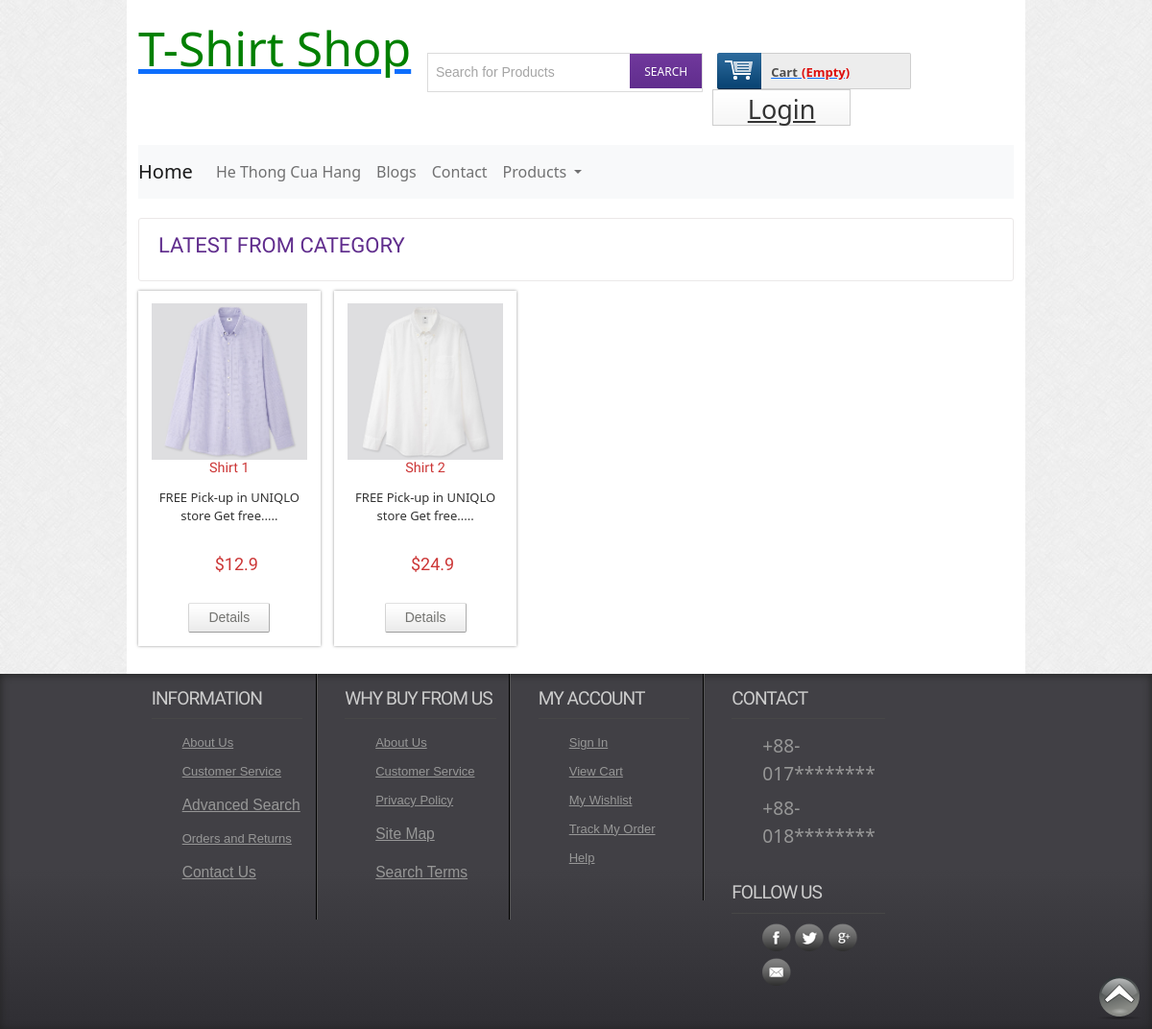
/productbycat.php?catId=1, run on the app's committed database.
### tables this page shows
CREATE TABLE `tbl_product` (
  `productId` int(11) NOT NULL,
  `productName` varchar(255) NOT NULL,
  `catId` int(11) NOT NULL,
  `brandId` int(11) NOT NULL,
  `body` text NOT NULL,
  `price` float NOT NULL,
  `image` varchar(255) NOT NULL,
  `type` tinyint(4) NOT NULL DEFAULT 0
);

### classes/Product.php (called while the page is built, shortened)
<?php
$filepath = realpath(dirname(__FILE__));
include_once($filepath.'/../lib/Database.php');
include_once($filepath.'/../helpers/Format.php');
 ?>
<?php
class Product
{
    private $db;
    public function __construct()
    {
        $this->db = new Database();
    }
    public function productByCat($catId)
    {
        $catId  = mysqli_real_escape_string($this->db->link, $catId);
        $query  = "SELECT * FROM tbl_product WHERE catId = '$catId'";
        $result = $this->db->select($query);
        return $result;
    }
}

### lib/Database.php (called while the page is built, shortened)
<?php
class Database
{
    public $host   = DB_HOST;
    public $user   = DB_USER;
    public $pass   = DB_PASS;
    public $dbname = DB_NAME;
    public $link;
    private function connectDB()
    {
        $this->link = new mysqli(
            $this->host,
            $this->user,
            $this->pass,
            $this->dbname
        );
    }
    public function select($query)
    {
        $result = $this->link->query($query) or
        die($this->link->error . __LINE__);
        if ($result->num_rows > 0) {
            return $result;
        } else {
            return false;
        }
    }
}

### helpers/Format.php (called while the page is built, shortened)
<?php
class Format
{
    public function textShorten($text, $limit = 400)
    {
        $text = $text . " ";
        $text = substr($text, 0, $limit);
        $text = substr($text, 0, strrpos($text, ' '));
        $text = $text . ".....";
        return $text;
    }
}

### productbycat.php (the view, shortened to what this page needs)
<?php include 'inc/header.php'; ?>
<?php
if (!isset($_GET['catId']) || $_GET['catId'] == null) {
    echo "<script>window.location = '404.php';</script>";
} else {
    $catId = preg_replace('/[^-a-zA-Z0-9_]/', '', $_GET['catId']);
}
 ?>
 <div class="main">
    <div class="content">
    	<div class="content_top">
    		<div class="heading">
    		<h3>Latest from Category</h3>
    		</div>
    	</div>
	      <div class="section group">
	      	<?php
              $productByCat = $pd->productByCat($catId);
              if ($productByCat) {
                  while ($result = $productByCat->fetch_assoc()) {
                      ?>
				<div class="grid_1_of_4 images_1_of_4">
					 <a href="details.php?proId=<?php echo $result['productId']; ?>"><img src="admin/<?php echo $result['image']; ?>" alt="" /></a>
					 <h2><?php echo $result['productName']; ?></h2>
					 <p><?php echo $fm->textShorten($result['body'], 40); ?></p>
					 <p><span class="price">$<?php echo $result['price']; ?></span></p>
				     <div class="button"><span><a href="details.php?proId=<?php echo $result['productId']; ?>" class="details">Details</a></span></div>
				</div>
				<?php
                  }
              } else {
                  echo "<script>window.location = '404.php';</script>";
              } ?>
			</div>
    </div>
 </div>
<?php include 'inc/footer.php'; ?>

### css/style.css (style rules this page uses)
html,body,div,span,applet,object,iframe,h1,h2,h3,h4,h5,h6,p,blockquote,pre,a,abbr,acronym,address,big,cite,code,del,dfn,em,img,ins,kbd,q,s,samp,small,strike,strong,sub,sup,tt,var,b,u,i,dl,dt,dd,ol,nav ul,nav li,fieldset,form,label,legend,table,caption,tbody,tfoot,thead,tr,th,td,article,aside,canvas,details,embed,figure,figcaption,footer,header,hgroup,menu,nav,output,ruby,section,summary,time,mark,audio,video { margin:0;padding:0;border:0;font-size:100%;font:inherit;vertical-align:baseline; }
a { text-decoration:none; }
img { max-width:100%; }
body { font-family:Arial, Helvetica, sans-serif; background:url(../images/body_bg3.jpg); }
.section { clear: both; padding: 0px; margin: 0px; }
.group:before, .group:after { content:""; display:table; }
.group:after { clear:both; }
.group { zoom:1; }
.content { padding:20px 0; background:#FFF; }
.content h2 { font-size:23px; color:#6C6C6C; font-family: 'Monda', sans-serif; }
.content_top { padding:15px 20px; border:1px solid #EBE8E8; border-radius:3px; }
.heading { float:left; margin-right:10%; }
.heading h3 { font-family: 'Monda', sans-serif; font-size:22px; color:#602D8D; text-transform:uppercase; }
.grid_1_of_4 { display: block; float:left; margin: 1% 0 1% 1.6%; box-shadow: 0px 0px 3px rgb(150, 150, 150); }
.grid_1_of_4:first-child { margin-left: 0; }
.images_1_of_4 { width: 20.8%; padding:1.5%; text-align:center; position:relative; }
.images_1_of_4 img { max-width:100%; }
.images_1_of_4 h2 { color: #CC3636; font-family: 'Monda', sans-serif; font-size:0.9em; font-weight : normal; }
.images_1_of_4 p { font-size:0.8125em; padding:0.4em 0; color: #333; }
.images_1_of_4 p span.price { font-size:18px; font-family: 'Monda', sans-serif; color: #CC3636; margin-left:15px; }
.images_1_of_4 .button { float: left; line-height: 1.9em; margin-top: 0.3em; width: 100%; }
.images_1_of_4 .button a { padding:7px 20px; font-size:0.8em; }
.images_1_of_4 .button a { font-family: "Trebuchet MS",Arial,Helvetica,sans-serif; font-size: 14px; line-height: 15px; text-transform: none; color: #737370; text-decoration: none!important; background: url(../images/button-bg.png) repeat-x 0 0 #E8E8E8; display: inline-block; border-left: 1px solid #D4D4D4!important; border-right: 1px solid #ADADAD!important; border-top: 1px solid #E0E0E0!important; border-bottom: 1px solid #9C9C9C!important; cursor: pointer!important; margin: 0 2px; border-radius: 2px; -moz-border-radius: 2px; -webkit-border-radius: 2px; -webkit-transition: all 0.5s ease; -moz-transition: all 0.5s ease; -o-transition: all 0.5s ease; transition: all 0.5s ease; }

### data on the page
tbl_product: image (picture), productName "Shirt 1", body "FREE Pick-up in UNIQLO store Get free.....", price "12.9"
tbl_product: image (picture), productName "Shirt 2", body "FREE Pick-up in UNIQLO store Get free.....", price "24.9"
